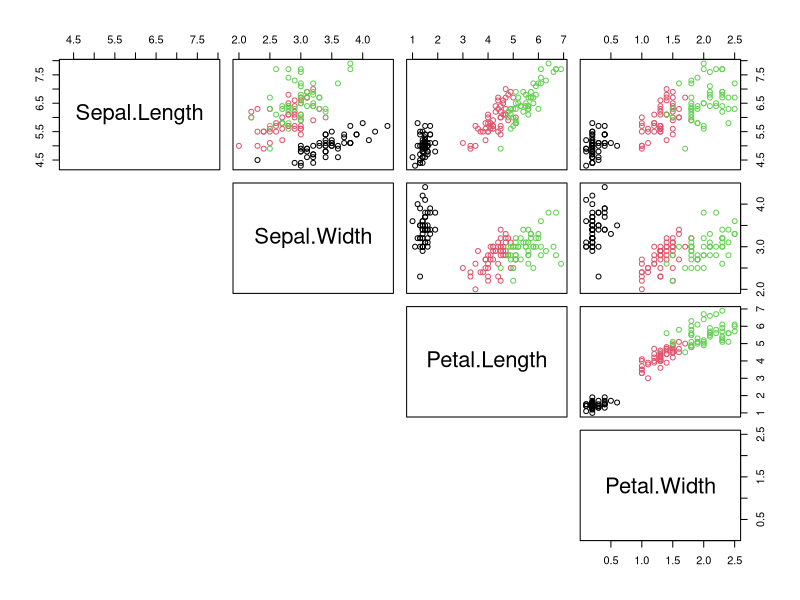
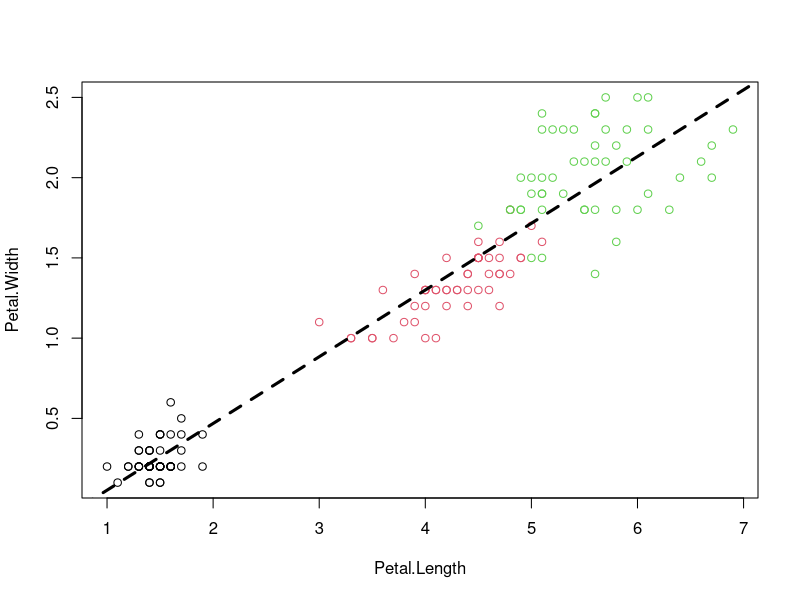
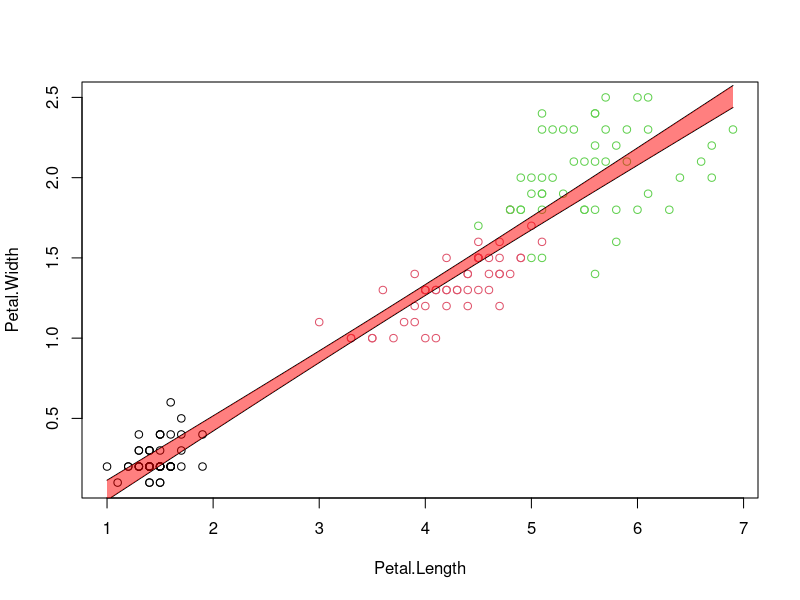
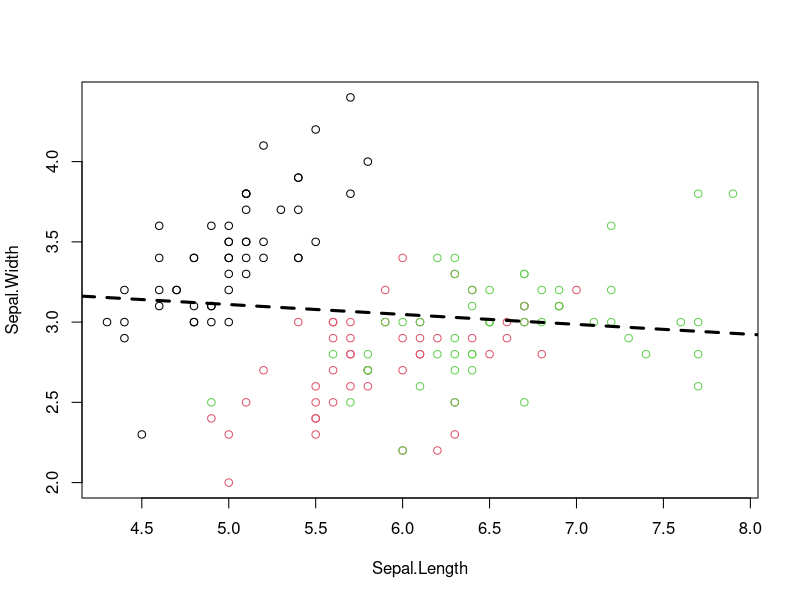
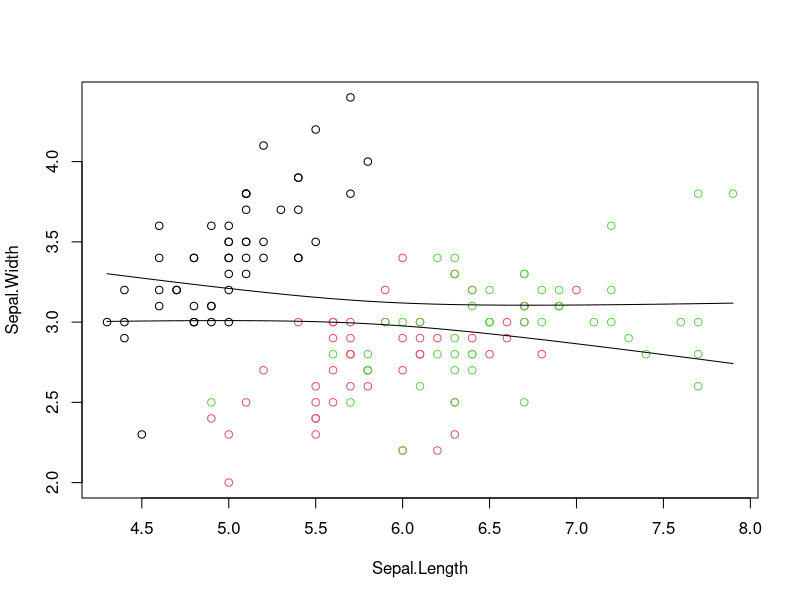
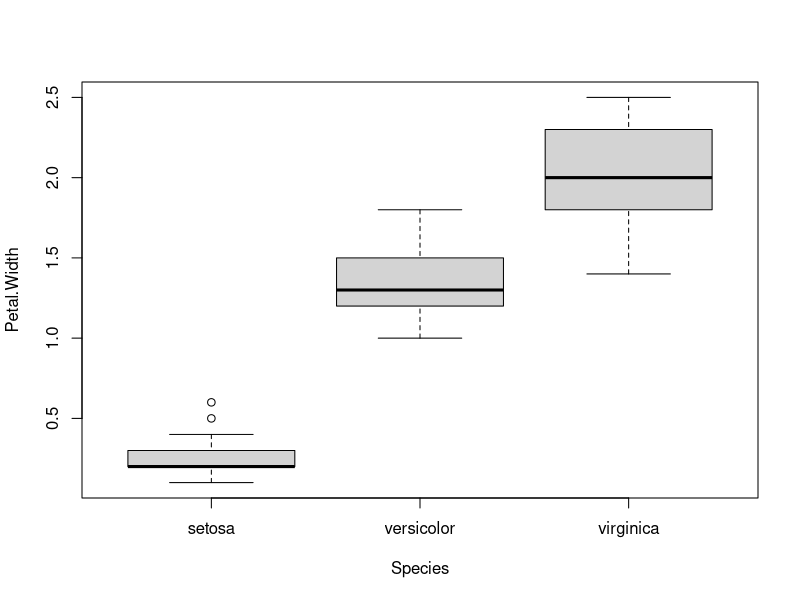
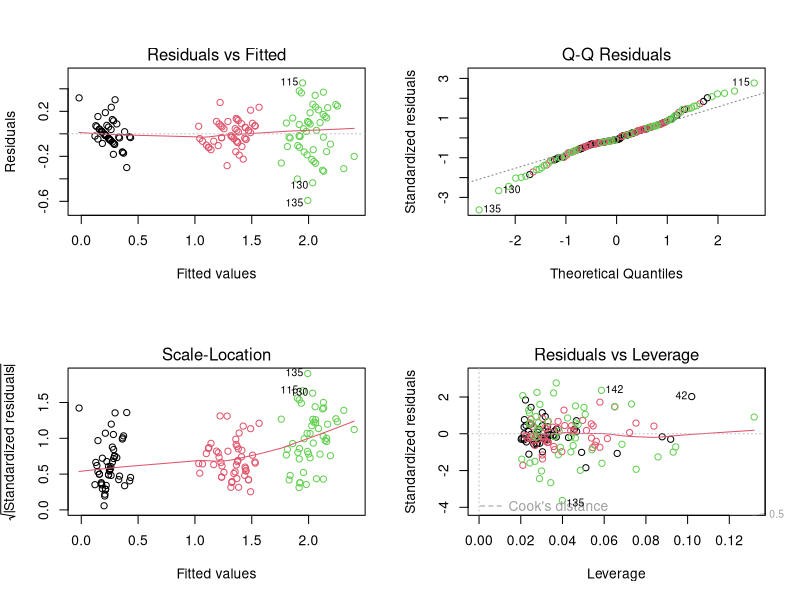

These figures' R source, in order:
## ---- chunk 1
#| label = "setup",
#| include = FALSE
knitr::opts_chunk$set(echo = TRUE)
knitr::opts_chunk$set(cache=TRUE)
## ---- chunk 2
niris=iris[,-5]  # generate new data frame without species variable
str(niris)
## ---- chunk 3
# assign species-colors to each observation 
cols = iris$Species                        # understand how color is defined
pairs(niris, col=cols, lower.panel=NULL)   # "cols" was defined in task above
## ---- chunk 4
#| label = "ols"
plot(Petal.Width ~ Petal.Length, data=iris, col=Species) # use model ("formula") notation
fit=lm(Petal.Width ~ Petal.Length, data=iris)       # fit a linear model
abline(fit, lwd=3, lty=2)                           # add regression line
## ---- chunk 5
#| echo = FALSE
fit$coefficients
coef(fit)
## ---- chunk 6
#| label = "lm_summary"
summary(fit)        # summary() behaves differently for fit objects
coefficients(fit)   # more functions for specific elements
confint(fit)        # Try to change the confidence level: ?confint
## ---- chunk 7
#| label = "class_methods"
methods(class='lm')
## ---- chunk 8
#| label = "predictions"
x=iris$Petal.Length                       # explanatory variable from fit (here:Petal.Length)
xn=seq(min(x), max(x), length.out = 100)  # define range of new explanatory variables
ndf=data.frame(Petal.Length=xn)           # put them into new data frame

p=predict(fit, ndf, interval = 'confidence' , level = 0.95)
plot(Petal.Width ~ Petal.Length, data=iris, col=Species)
lines(xn, p[,"lwr"] )
lines(xn, p[,"upr"] )

#some fancy filling
polygon(c(rev(xn), xn), c(rev(p[ ,"upr"]), p[ ,"lwr"]), col = rgb(1,0,0,0.5), border = NA)

## using ggplot2 - full introduction later
#library(ggplot2)
#g = ggplot(iris, aes(Petal.Length, Petal.Width, colour=Species))
#g + geom_point() + geom_smooth(method="lm", se=TRUE, color="red") + geom_smooth(method="loess", colour="blue")
## ---- chunk 9
plot(Sepal.Width ~ Sepal.Length, data=iris, col=cols)  
fit1=lm(Sepal.Width ~ Sepal.Length, data=iris)     
abline(fit1, lwd=3, lty=2)    
confint(fit1)                     # estimated slope is indistinguishable from zero
summary(fit1)
## ---- chunk 10
#| echo = FALSE
x=iris$Sepal.Length                       # explanatory variable from fit (here:Sepal.Length)
xn=seq(min(x), max(x), length.out = 100)  # define range of new explanatory variables
ndf=data.frame(Sepal.Length=xn)           # put them into data frame

p=predict(fit1, ndf, interval = 'confidence' , level = 0.95)  # predict values

plot(Sepal.Width ~ Sepal.Length, data=iris, col=Species)
lines(xn, p[,"lwr"] )
lines(xn, p[,"upr"] )
## ---- chunk 11
plot(Petal.Width ~ Species, data=iris)
fit=lm(Petal.Width ~ Species, data=iris)
summary(fit)
## ---- chunk 12
#| label = "anova"
anova(fit)    
## ---- chunk 13
fit=lm(Petal.Width ~ Petal.Length, data=iris)
paste(toString(fit$call), sigma(fit))
fit=lm(Petal.Width ~ Petal.Length + Sepal.Length, data=iris)  # function of more than one variable
paste(toString(fit$call), sigma(fit))
fit=lm(Petal.Width ~ Species, data=iris)                      # function of categorical variables
paste(toString(fit$call), sigma(fit))
fit=lm(Petal.Width ~ . , data=iris)                           # function of all other variable (numerical and categorical)
paste(toString(fit$call), sigma(fit))
## ---- chunk 14
#| label = "fit_diag"
fit=lm(Petal.Width ~ ., data=iris)
op=par(no.readonly=TRUE)   # safe only resettable graphical parameters, avoids many warnings
par(mfrow=c(2,2))          # change graphical parameters: 2x2 images on device
plot(fit,col=iris$Species) # four plots rather than one
par(op)                    # reset graphical parameters
